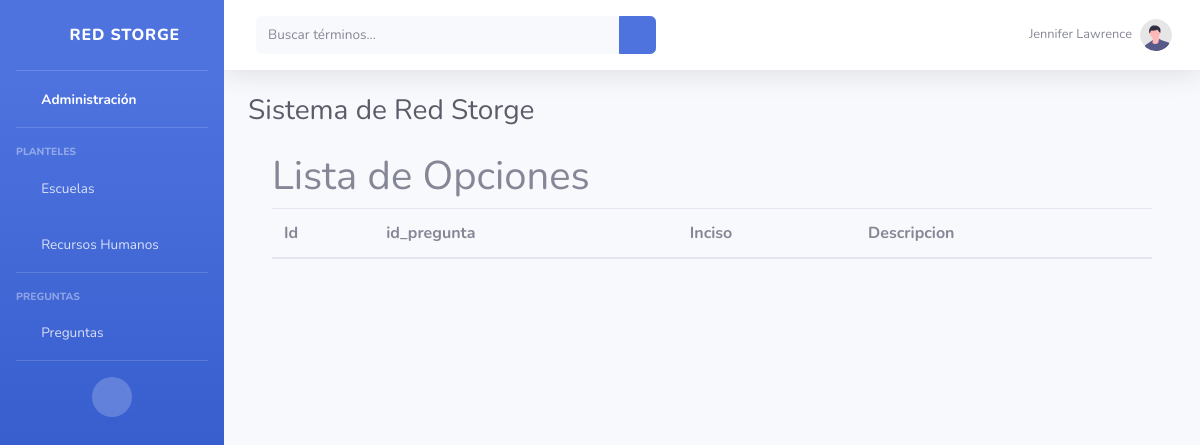
The page /preguntas/lista_opciones (signed in) on the database as committed earlier.
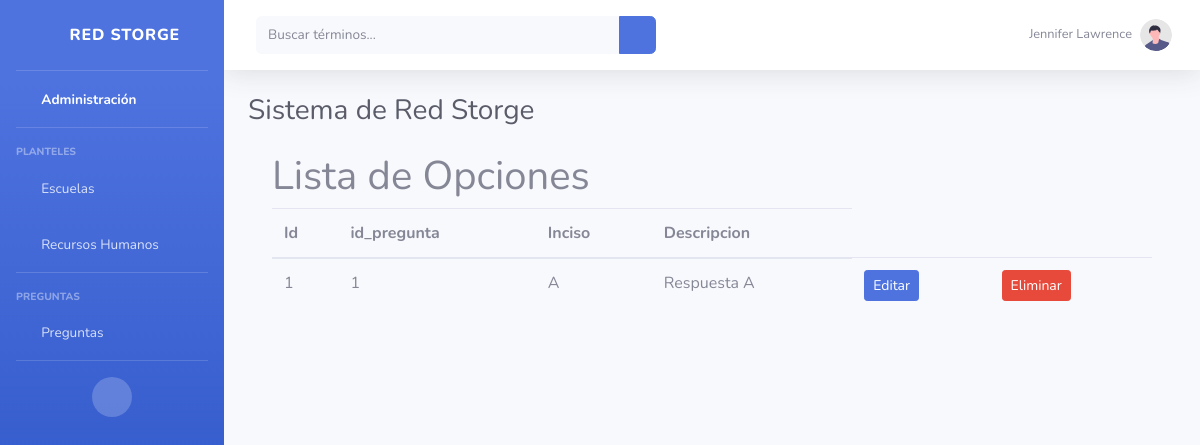
The same page on the database as committed later.
### Preguntas/models.py (models this page shows, shortened)
class Opcion(models.Model):
    id_opcion = models.IntegerField(primary_key=True)
    id_pregunta = models.ForeignKey("Preguntas.Pregunta", verbose_name="pregunta", on_delete=models.CASCADE)
    inciso = models.CharField(max_length=1)
    descripcion = models.CharField(max_length=200)

class Pregunta(models.Model):
    id_pregunta = models.IntegerField(primary_key=True)
    planteamiento = models.CharField(max_length=200)
    modulo = models.IntegerField(choices=MODULO)
    fase = models.IntegerField(choices=FASE,null=True)
    def __str__(self):
        return f"{self.id_pregunta}"

### Preguntas/views.py (the view)
# urls.py: path('lista_opciones', views.lista_opciones, name='lista_opciones'),
@login_required(login_url='login')
def lista_opciones(request):
    context={
        "opciones":Opcion.objects.all()
    }
    return render(request, "lista_opciones.html", context)
    login_url ='login'

### Preguntas/templates/lista_opciones.html (shortened to what this page needs)
{% extends 'base.html' %}
{% block contenido %}
<h1>Lista de Opciones</h1>
<table class="table">
    <thead>
        <tr>
            <th>Id</th>
            <th>id_pregunta</th>
            <th>Inciso</th>
            <th>Descripcion</th>
        </tr>
    </thead>
        <tbody>
            {% for opcion in opciones %}
                <tr>
                    <td>{{opcion.id_opcion}}</td>
                    <td>{{opcion.id_pregunta}}</td>
                    <td>{{opcion.inciso}}</td>
                    <td>{{opcion.descripcion}}</td>
                    <td><a class="btn btn-sm btn-primary"
                        href="{% url 'editar_opcion' opcion.id_opcion %}">
                        Editar
                    </a></td>
                     <td><a class="btn btn-sm btn-danger"
                        href="{% url 'eliminar_opcion' opcion.id_opcion %}">
                        Eliminar
                   </a></td>
                </tr>
            {% endfor %}
        </tbody>
 </table>
{% endblock contenido %}

Rows that differ between the two databases and show on the page:
added Opcion: id_opcion "1", id_pregunta "1", inciso "A", descripcion "Respuesta A"
